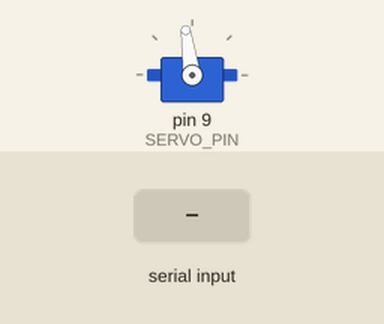
Simulated run of this sketch. Board: Arduino Uno, built with avr-gcc and run on an emulated ATmega328P. Shown: servo. The test bench sets the inputs (shaded band).

Above: at 1.2 s.
1.3 s: "90,45\n" received over Serial
At 2.3 s:
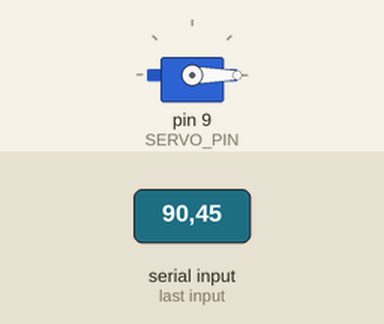
Timing chart, 0 to 4.3 s (numbered marks = the images above; inputs shaded):
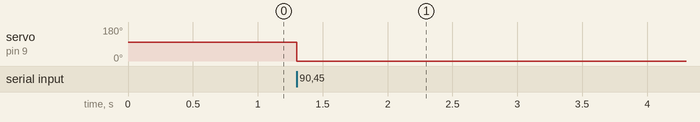

The sketch:

servo_continuo.ino
```cpp
#include <Servo.h>

#define SERVO_PIN  9

#define CW   1900
#define STOP 1550
#define CCW  1000

Servo myServo;

void setup()
{
    Serial.begin(57600);
    myServo.attach(SERVO_PIN);
    myServo.writeMicroseconds(STOP);
}

void loop()
{
   while (Serial.available() > 0) {
   int salida = Serial.parseInt();
   myServo.writeMicroseconds(salida);

   }

}
```

Measured:
- after the input at 1.3 s, servo on pin 9 (SERVO_PIN): 98° → 0° at once
